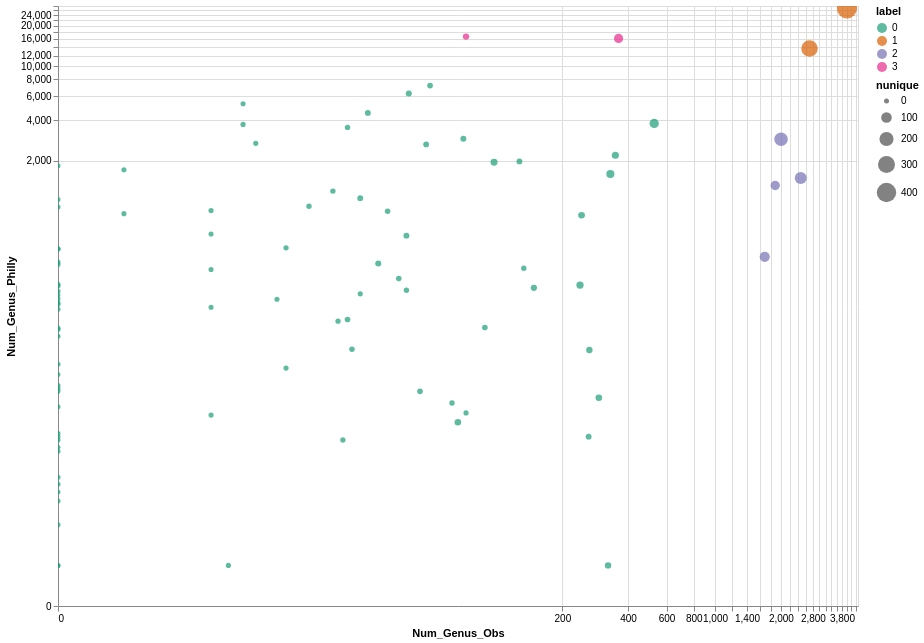

The cell this chart's notebook holds for it:
### Code cell
(
    alt.Chart(philly_genus)
    .mark_circle()
    .encode(
        alt.X("Num_Genus_Obs:Q", scale=alt.Scale(type="symlog")),
        alt.Y("Num_Genus_Philly:Q", scale=alt.Scale(type="symlog")),
        size=alt.Size("nunique:Q", scale=alt.Scale(range=[25, 400])),
        color=alt.Color("label:N", scale=alt.Scale(scheme="dark2")),
        tooltip=["Genus", "nunique", "Num_Genus_Obs", "Num_Genus_Philly"]
    )
    .properties(width=800, height=600)
    .interactive()
)
